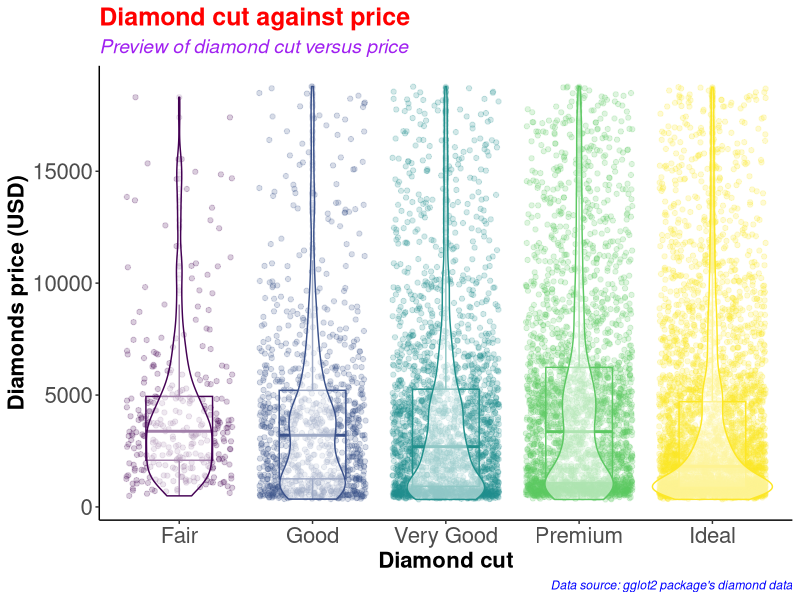
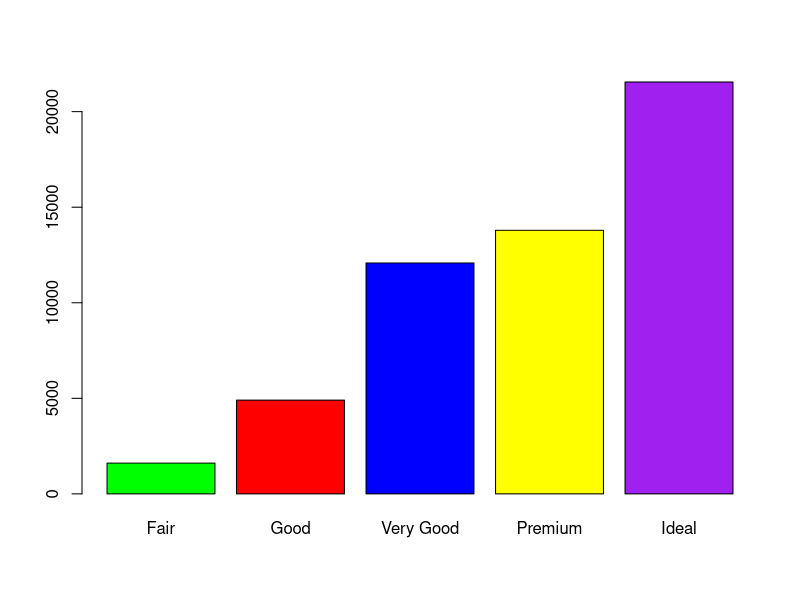
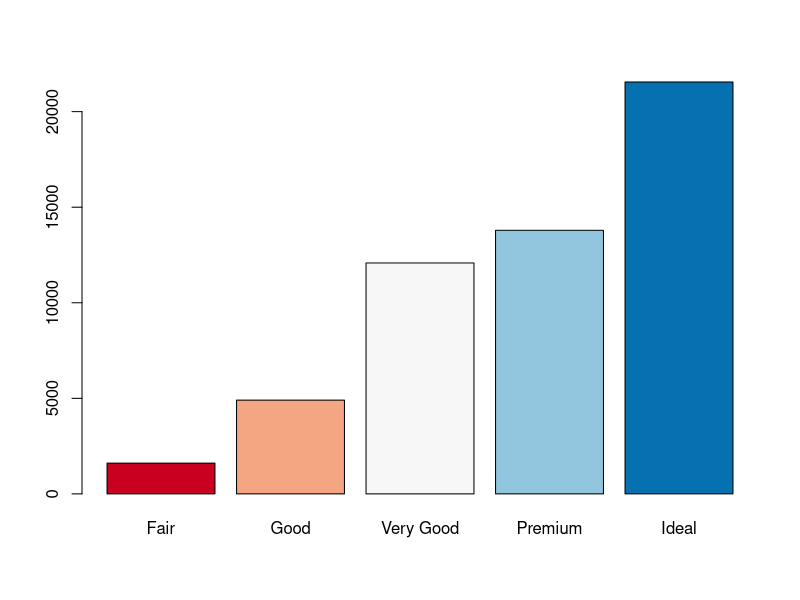
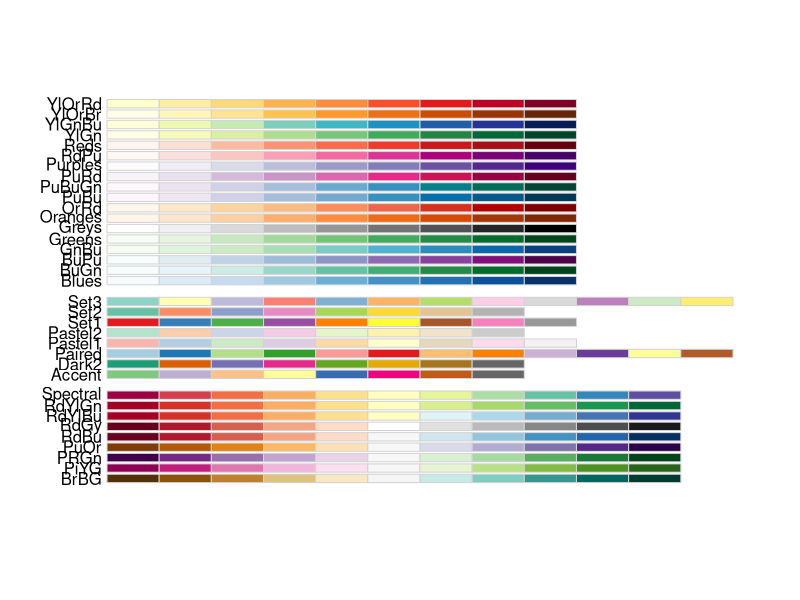
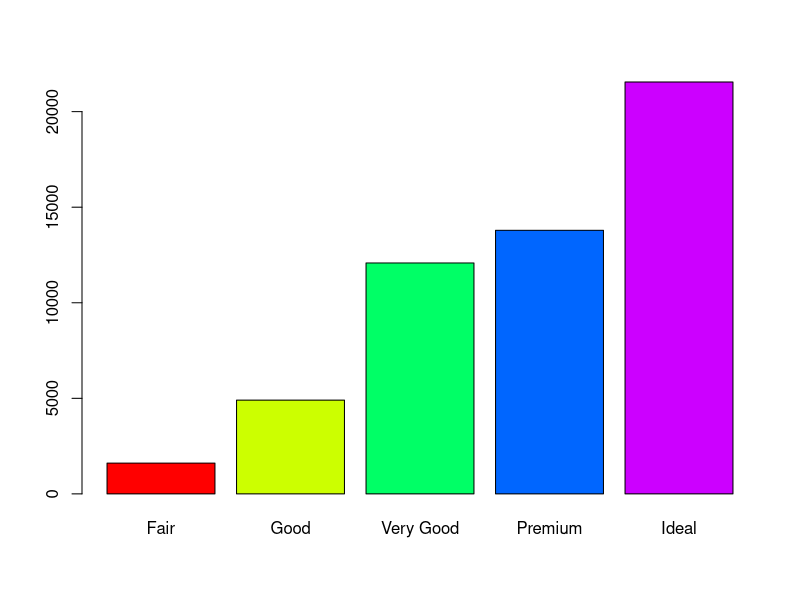
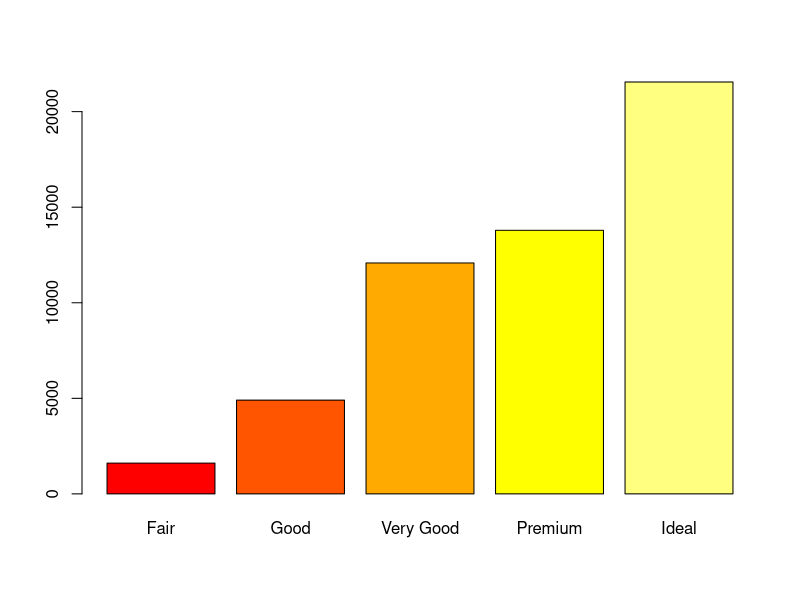
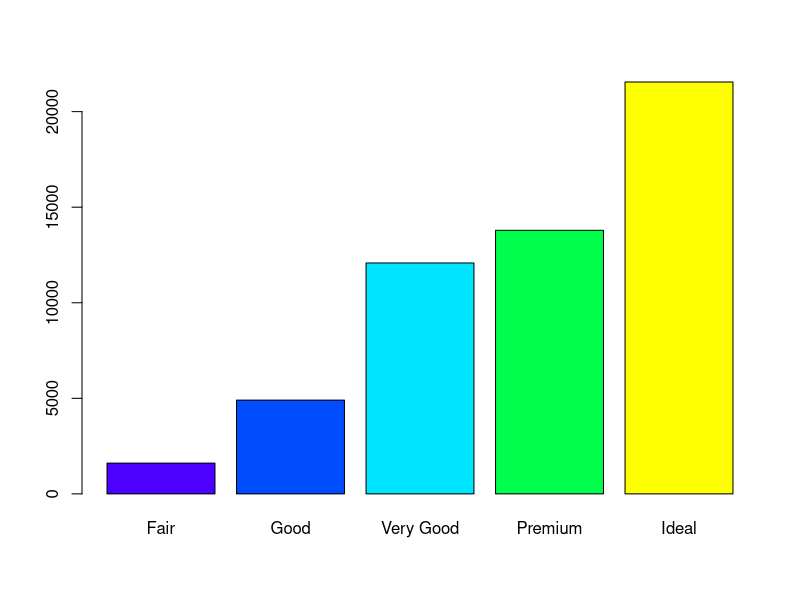
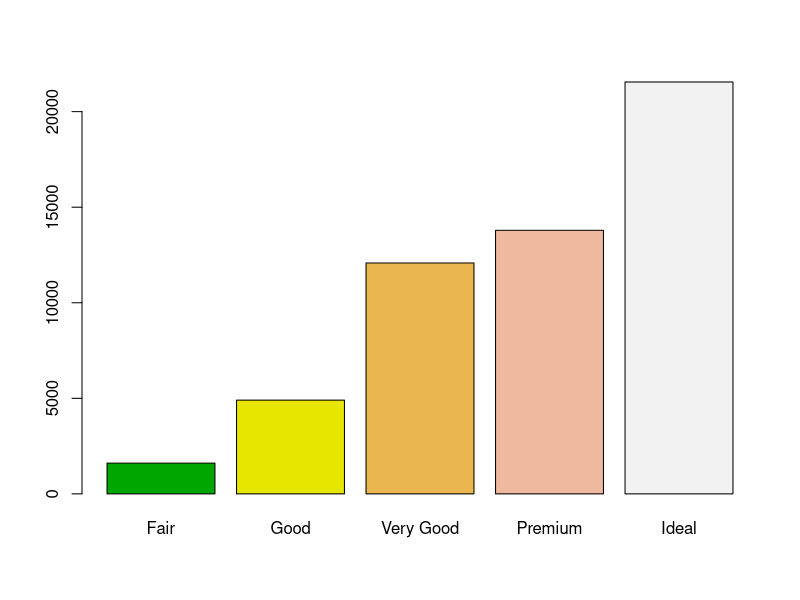

Here is the R script that generated these plots, in order:
#########################################
# Name: Wyclife Agumba Oluoch           #   
# E-mail: wyclifeoluoch@gmail.com       #
# GitHub: https://github.com/Wycology   #
# Task: Boxplot and violin plots in one #
# Date: 4th Jan 2021                    #
# Last edited: 19th May 2021            #
#########################################

# Loading the necessary libraries for the project

library(tidyverse) # This is for data wrangling and plotting.
library(RColorBrewer) # This is for generating color pallets for the plots.

diamonds_df <- diamonds # Saving the diamonds data-set to a new object in R.

head(diamonds) # Checking the variables in the data-set for subsequent analyses
nrow(diamonds) # Checking for the number of rows in the data. 53940 observations
ncol(diamonds) # Checking the number of variables in the data-set. 10 variables

diamonds_df %>% # Picking the diamonds data, and then
  slice_sample(n = 0.2*(nrow(diamonds))) %>% # Picking a portion of the data-set
  ggplot(aes(x = cut, y = price, color = cut)) + # Adding the mapping variables
  geom_point(position = "jitter", alpha = 0.2) + # Adding jitter and alpha
  geom_boxplot(alpha = 0.1, width = 0.5) + # Modifying dimensions of the boxplot 
  geom_violin(alpha = 0.5) + # Adding violin plot on top of the box and jitter
  theme_classic() + # Adding my preferred theme for publication.
  theme(legend.position = "none") + # Removing the legend; it is on the x-axis
  labs(x = "Diamond cut", # Labels the x-axis.
       y = "Diamonds price (USD)", # Labeling the y-axis
       title = "Diamond cut against price", # Setting tibble of the plot
       subtitle = "Preview of diamond cut versus price", # Descriptive title beneath TITLE
       caption = "Data source: gglot2 package's diamond data") +
  theme(axis.text = element_text(size=16), # Size of labels on tick-marks
        axis.title = element_text(size=16,face="bold")) + # Size of axis labels
  theme(plot.title = element_text(color = 'red', size = 18, face = 'bold'),
        plot.subtitle = element_text(color = 'purple', size = 14, face = 'italic'),
        plot.caption = element_text(color = 'blue', face = 'italic'))

diamonds %>% # Picking the diamonds data, and then
  filter(cut == 'Very Good') %>% # Picking the very good cut 
  nrow() # counting the number of rows with very good cut

diamonds %>% 
  select(cut) %>% 
  table() %>% 
  barplot(col = c('green', 'red', 'blue', 'yellow', 'purple'))

# Instead of specifying the colors, we can simply use the color brewer panel 

diamonds %>% 
  select(cut) %>% 
  table() %>% 
  barplot(col = brewer.pal(n = 5, name = "RdBu"))
# To display more brewer colors options to use, run the following function:

display.brewer.all()

# Can also use rainbow colors

diamonds %>% 
  select(cut) %>% 
  table() %>% 
  barplot(col = rainbow(5))

# Can also use heat.colors
diamonds %>% 
  select(cut) %>% 
  table() %>% 
  barplot(col = heat.colors(5))

# Can also use topographic colors

diamonds %>% 
  select(cut) %>% 
  table() %>% 
  barplot(col = topo.colors(5))

# Can also use terrain colors for the plot
diamonds %>% 
  select(cut) %>% 
  table() %>% 
  barplot(col = terrain.colors(5))

# Can also use cm.colors
diamonds %>% 
  select(cut) %>% 
  table() %>% 
  barplot(col = cm.colors(5)) 

# That is awesome. Good for the day.
